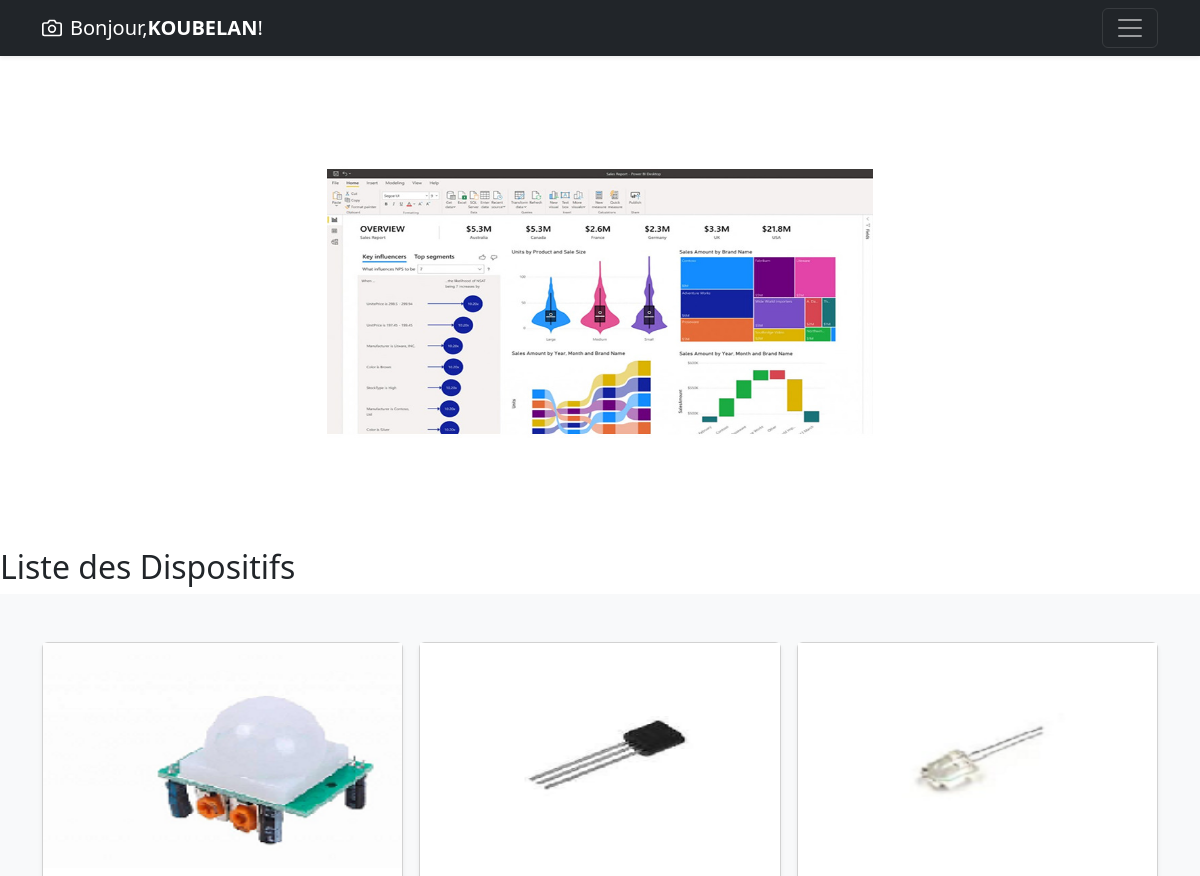
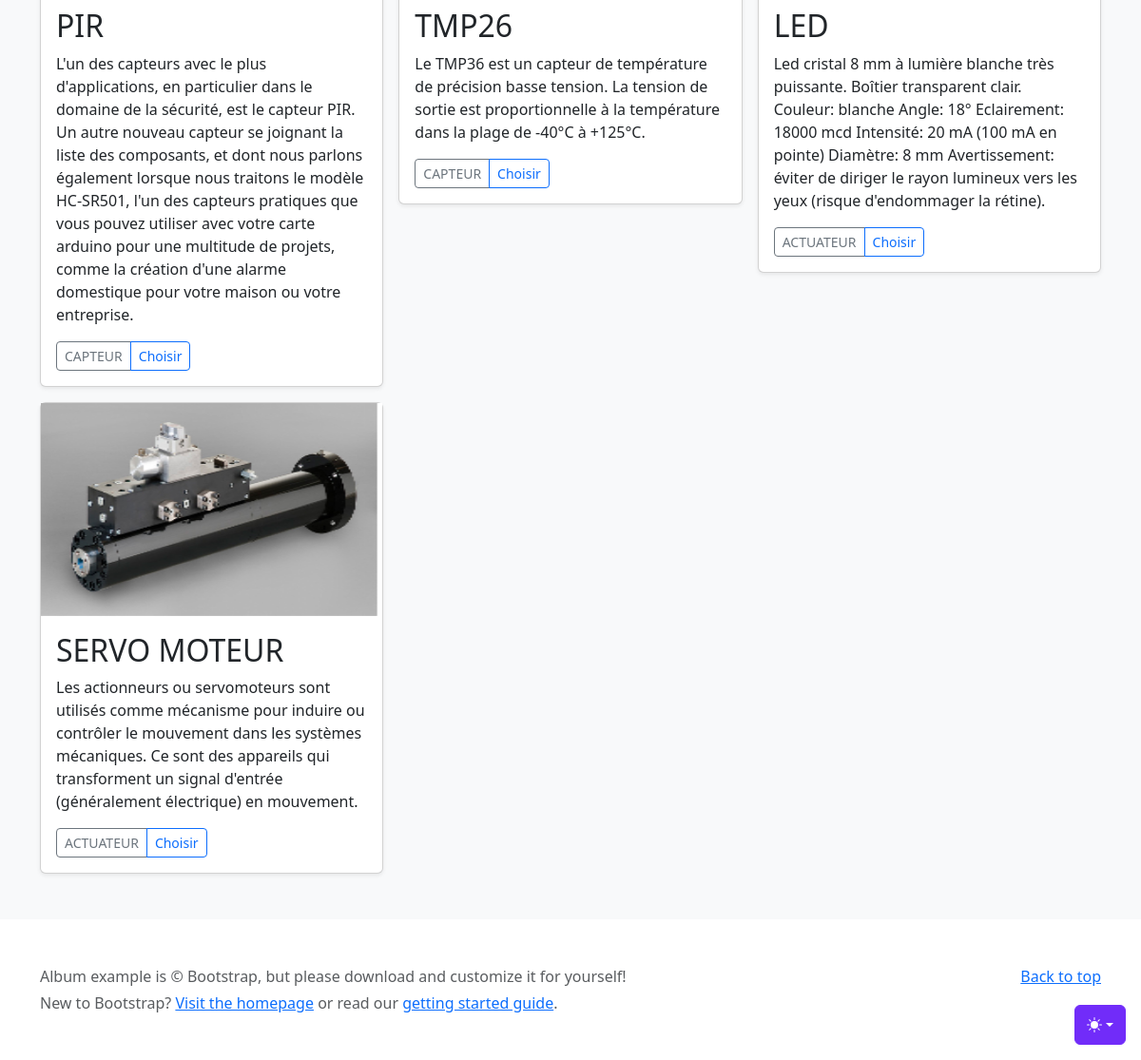
Screenshot of /accounts/ (signed in) with the database file from the repository (2 pictures, top to bottom).
### account/models.py (models this page shows, shortened)
class User(AbstractUser):
    username = models.CharField(max_length=150, unique=True, blank=True, null=True)
    email = models.EmailField(unique=True)
    adresse = models.CharField(max_length=100)
    USERNAME_FIELD = 'email'
    REQUIRED_FIELDS = ['first_name', 'last_name', 'username']

class Dispositif(models.Model):
    TYPE_CAPTEUR = 'CAPTEUR'
    TYPE_ACTUATEUR = 'ACTUATEUR'
    TYPE_CHOICES = (
        (TYPE_CAPTEUR, 'Capteur'),
        (TYPE_ACTUATEUR, 'Actuateur'),
    )
    id_dispositif = models.AutoField(primary_key=True)
    nom = models.CharField(max_length=200)
    type = models.CharField(max_length=200,choices=TYPE_CHOICES,default=TYPE_CAPTEUR)
    image = models.ImageField(upload_to='images/')  # Configuration des medias
    description = models.TextField()
    localisation = models.CharField(max_length=200, blank=True)
    code = models.CharField(max_length=4, blank=True)

### account/views.py (the view)
# urls.py: path('',liste_dispositifs, name='Home' ),
@login_required(login_url='/Login/')
def liste_dispositifs(request):
    dispositifs = Dispositif.objects.all()
    return render(request, 'account/index.html', {'dispositifs': dispositifs})

### account/templates/account/index.html (shortened to what this page needs)
{% extends './base.html' %}
{% block content %}
<h2>Liste des Dispositifs</h2>
<div class="album py-5 bg-body-tertiary">
  <div class="container">
    <div class="row row-cols-1 row-cols-sm-2 row-cols-md-3 g-3">
    {% for dispositif in dispositifs %}
    <div class="col">
      <div class="card shadow-sm">
        <img src="{{ dispositif.image.url }}"  width="100%" height="225" alt="{{ dispositif.nom }}">
        <div class="card-body">
         <h2>{{ dispositif.nom }}</h2>
         <p class="card-text">{{ dispositif.description }}</p>
         <div class="d-flex justify-content-between align-items-center">
          <div class="btn-group">
            <button type="button" class="btn btn-sm btn-outline-secondary">{{ dispositif.type }}</button>
            <a href="{% url 'ajouter_dispositif' dispositif.id_dispositif %}" class="btn btn-outline-primary btn-sm">Choisir</a>
          </div>
        </div>
      </div>
    </div>
  </div>
  {% endfor %}
  </div>
</div>
</div>
{% endblock %}

### account/templates/account/account_menu.html (shortened to what this page needs)
<div class="dropdown position-fixed bottom-0 end-0 mb-3 me-3 bd-mode-toggle">
  <button class="btn btn-bd-primary py-2 dropdown-toggle d-flex align-items-center"
          id="bd-theme"
          type="button"
          aria-expanded="false"
          data-bs-toggle="dropdown"
          aria-label="Toggle theme (auto)">
    <svg class="bi my-1 theme-icon-active" width="1em" height="1em"><use href="#circle-half"></use></svg>
  </button>
</div>
<header data-bs-theme="dark">
<div class="navbar navbar-dark bg-dark shadow-sm">
<div class="container">
  <a href="#" class="navbar-brand d-flex align-items-center">
    {% if request.user.is_authenticated %}
    Bonjour, <strong>{{ request.user.first_name }}</strong>!
    {% else %}
    <a href="{% url 'Login' %}">Connexion</a>
    {% endif %}
  </a>
  <button class="navbar-toggler" type="button" data-bs-toggle="collapse" data-bs-target="#navbarHeader" aria-controls="navbarHeader" aria-expanded="false" aria-label="Toggle navigation">
    <span class="navbar-toggler-icon"></span>
  </button>
</div>
</div>
</header>

### account/templates/account/base.html (style rules this page uses)
.bi { vertical-align: -.125em; fill: currentColor; }
.btn-bd-primary { --bd-violet-bg: #712cf9; --bd-violet-rgb: 112.520718, 44.062154, 249.437846; --bs-btn-font-weight: 600; --bs-btn-color: var(--bs-white); --bs-btn-bg: var(--bd-violet-bg); --bs-btn-border-color: var(--bd-violet-bg); --bs-btn-hover-color: var(--bs-white); --bs-btn-hover-bg: #6528e0; --bs-btn-hover-border-color: #6528e0; --bs-btn-focus-shadow-rgb: var(--bd-violet-rgb); --bs-btn-active-color: var(--bs-btn-hover-color); --bs-btn-active-bg: #5a23c8; --bs-btn-active-border-color: #5a23c8; }
.bd-mode-toggle { z-index: 1500; }

### rows the page displays
User: user.first_name "KOUBELAN"
Dispositif: image (picture), nom "PIR", description "L'un des capteurs avec le plus d'applications, en particulier dans le domaine de la sécurité, est le capteur PIR. Un autre nouveau capteur se joignant la liste des composants, et dont nous parlons également lorsque nous traitons le modèle HC-SR501, l'un des capteurs pratiques que vous pouvez utiliser avec votre carte arduino pour une multitude de projets, comme la création d'une alarme domestique pour votre maison ou votre entreprise.", type "CAPTEUR"
Dispositif: image (picture), nom "TMP26", description "Le TMP36 est un capteur de température de précision basse tension. La tension de sortie est proportionnelle à la température dans la plage de -40°C à +125°C.", type "CAPTEUR"
Dispositif: image (picture), nom "LED", description "Led cristal 8 mm à lumière blanche très puissante. Boîtier transparent clair. Couleur: blanche Angle: 18° Eclairement: 18000 mcd Intensité: 20 mA (100 mA en pointe) Diamètre: 8 mm Avertissement: éviter de diriger le rayon lumineux vers les yeux (risque d'endommager la rétine).", type "ACTUATEUR"
Dispositif: image (picture), nom "SERVO MOTEUR", description "Les actionneurs ou servomoteurs sont utilisés comme mécanisme pour induire ou contrôler le mouvement dans les systèmes mécaniques. Ce sont des appareils qui transforment un signal d'entrée (généralement électrique) en mouvement.", type "ACTUATEUR"
